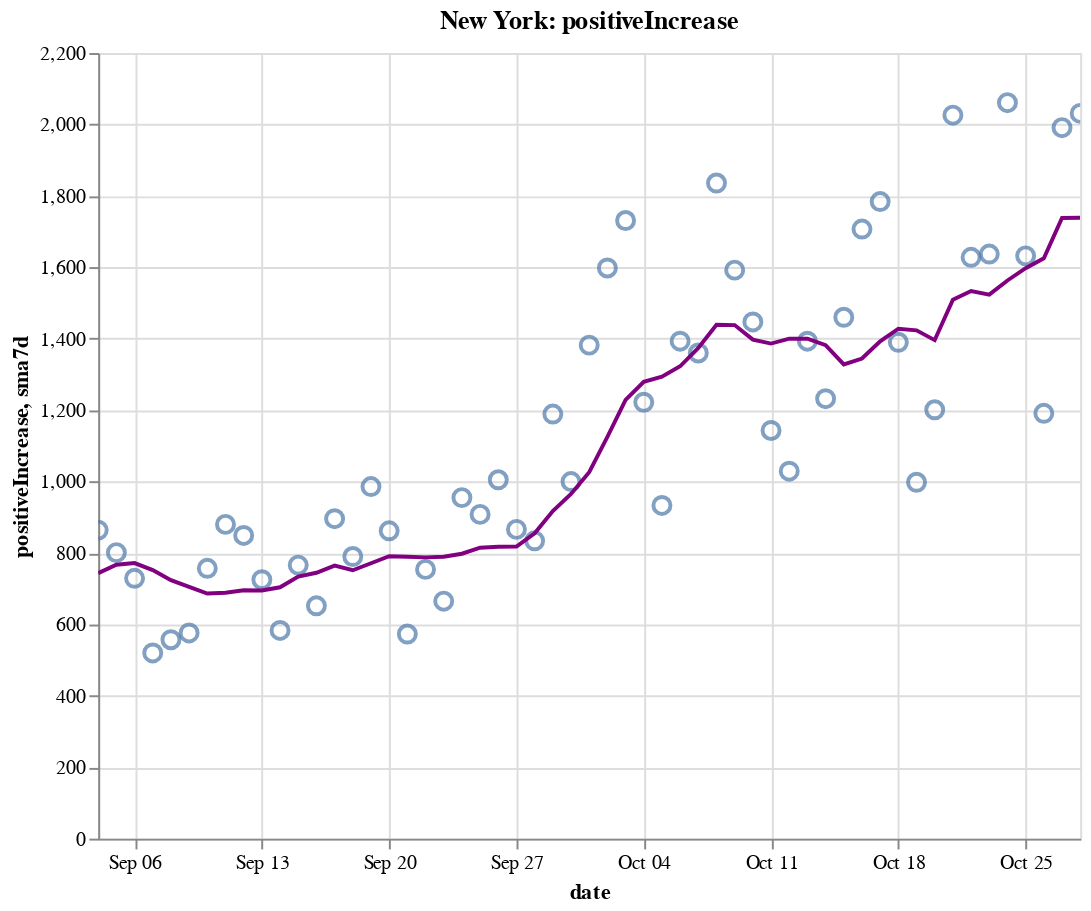

Notebook code for this chart:
### Code cell
create_plot(ny, 'positiveIncrease')

### Figure 1 — Vega-Lite specification as saved in the notebook (floating-point values rounded to 4 significant figures)
{"config": {"view": {"continuousWidth": 400, "continuousHeight": 300}}, "layer": [{"layer": [{"mark": {"type": "point", "size": 75}, "encoding": {"tooltip": [{"type": "temporal", "field": "date"}, {"type": "quantitative", "field": "positiveIncrease"}, {"type": "quantitative", "field": "sma7d"}], "x": {"type": "temporal", "field": "date"}, "y": {"type": "quantitative", "field": "positiveIncrease"}}, "selection": {"selector008": {"type": "interval", "bind": "scales", "encodings": ["x", "y"]}}}, {"mark": {"type": "line", "color": "purple"}, "encoding": {"x": {"type": "temporal", "field": "date"}, "y": {"type": "quantitative", "field": "sma7d"}}}]}, {"mark": {"type": "rule", "color": "#aaa"}, "encoding": {"x": {"type": "temporal", "field": "date"}}, "transform": [{"filter": {"selection": "selector007"}}]}, {"mark": "circle", "encoding": {"opacity": {"condition": {"value": 1, "selection": "selector007"}, "value": 0}, "tooltip": [{"type": "temporal", "field": "date"}, {"type": "quantitative", "field": "positiveIncrease"}, {"type": "quantitative", "field": "sma7d"}], "x": {"type": "temporal", "field": "date"}, "y": {"type": "quantitative", "field": "positiveIncrease"}}, "selection": {"selector007": {"type": "single", "encodings": ["x"], "on": "mouseover", "nearest": true, "empty": "none"}}}, {"mark": {"type": "text", "align": "left", "dx": 5, "dy": -5, "stroke": "white", "strokeWidth": 2}, "encoding": {"text": {"type": "quantitative", "field": "positiveIncrease"}, "tooltip": [{"type": "temporal", "field": "date"}, {"type": "quantitative", "field": "positiveIncrease"}, {"type": "quantitative", "field": "sma7d"}], "x": {"type": "temporal", "field": "date"}, "y": {"type": "quantitative", "field": "positiveIncrease"}}, "transform": [{"filter": {"selection": "selector007"}}]}, {"mark": {"type": "text", "align": "left", "dx": 5, "dy": -5}, "encoding": {"text": {"type": "quantitative", "field": "positiveIncrease"}, "tooltip": [{"type": "temporal", "field": "date"}, {"type": "quantitative", "field": "positiveIncrease"}, {"type": "quantitative", "field": "sma7d"}], "x": {"type": "temporal", "field": "date"}, "y": {"type": "quantitative", "field": "positiveIncrease"}}, "transform": [{"filter": {"selection": "selector007"}}]}], "data": {"name": "data-8ec32943792c57a6ae634c5e2a26dfc4"}, "height": 400, "title": "New York: positiveIncrease", "width": 500, "$schema": "https://vega.github.io/schema/vega-lite/v4.8.1.json", "datasets": {"data-8ec32943792c57a6ae634c5e2a26dfc4": [{"date": "2020-09-04T00:00:00", "totalTestResultsIncrease": 93400.0, "positiveIncrease": 864.0, "death": 25350.0, "deathIncrease": 5.0, "positiveRate": 0.009, "state": "New York", "sma7d": 743.4}, {"date": "2020-09-05T00:00:00", "totalTestResultsIncrease": 99760.0, "positiveIncrease": 801.0, "death": 25350.0, "deathIncrease": 2.0, "positiveRate": 0.008, "state": "New York", "sma7d": 767.1}, {"date": "2020-09-06T00:00:00", "totalTestResultsIncrease": 85630.0, "positiveIncrease": 729.0, "death": 25360.0, "deathIncrease": 9.0, "positiveRate": 0.009, "state": "New York", "sma7d": 771.6}, {"date": "2020-09-07T00:00:00", "totalTestResultsIncrease": 58860.0, "positiveIncrease": 520.0, "death": 25360.0, "deathIncrease": 2.0, "positiveRate": 0.009, "state": "New York", "sma7d": 752.1}, {"date": "2020-09-08T00:00:00", "totalTestResultsIncrease": 57830.0, "positiveIncrease": 557.0, "death": 25370.0, "deathIncrease": 6.0, "positiveRate": 0.01, "state": "New York", "sma7d": 724.0}, {"date": "2020-09-09T00:00:00", "totalTestResultsIncrease": 63230.0, "positiveIncrease": 576.0, "death": 25370.0, "deathIncrease": 3.0, "positiveRate": 0.009, "state": "New York", "sma7d": 705.1}, {"date": "2020-09-10T00:00:00", "totalTestResultsIncrease": 76810.0, "positiveIncrease": 757.0, "death": 25380.0, "deathIncrease": 7.0, "positiveRate": 0.01, "state": "New York", "sma7d": 686.3}, {"date": "2020-09-11T00:00:00", "totalTestResultsIncrease": 89720.0, "positiveIncrease": 880.0, "death": 25380.0, "deathIncrease": 5.0, "positiveRate": 0.01, "state": "New York", "sma7d": 688.6}, {"date": "2020-09-12T00:00:00", "totalTestResultsIncrease": 102900.0, "positiveIncrease": 849.0, "death": 25380.0, "deathIncrease": 2.0, "positiveRate": 0.008, "state": "New York", "sma7d": 695.4}, {"date": "2020-09-13T00:00:00", "totalTestResultsIncrease": 72670.0, "positiveIncrease": 725.0, "death": 25390.0, "deathIncrease": 6.0, "positiveRate": 0.01, "state": "New York", "sma7d": 694.9}, {"date": "2020-09-14T00:00:00", "totalTestResultsIncrease": 63360.0, "positiveIncrease": 583.0, "death": 25390.0, "deathIncrease": 4.0, "positiveRate": 0.009, "state": "New York", "sma7d": 703.9}, {"date": "2020-09-15T00:00:00", "totalTestResultsIncrease": 73680.0, "positiveIncrease": 766.0, "death": 25400.0, "deathIncrease": 11.0, "positiveRate": 0.01, "state": "New York", "sma7d": 733.7}, {"date": "2020-09-16T00:00:00", "totalTestResultsIncrease": 75090.0, "positiveIncrease": 652.0, "death": 25410.0, "deathIncrease": 5.0, "positiveRate": 0.009, "state": "New York", "sma7d": 744.6}, {"date": "2020-09-17T00:00:00", "totalTestResultsIncrease": 91500.0, "positiveIncrease": 896.0, "death": 25410.0, "deathIncrease": 3.0, "positiveRate": 0.01, "state": "New York", "sma7d": 764.4}, {"date": "2020-09-18T00:00:00", "totalTestResultsIncrease": 89730.0, "positiveIncrease": 790.0, "death": 25420.0, "deathIncrease": 10.0, "positiveRate": 0.009, "state": "New York", "sma7d": 751.6}, {"date": "2020-09-19T00:00:00", "totalTestResultsIncrease": 110400.0, "positiveIncrease": 986.0, "death": 25420.0, "deathIncrease": 2.0, "positiveRate": 0.009, "state": "New York", "sma7d": 771.1}, {"date": "2020-09-20T00:00:00", "totalTestResultsIncrease": 100400.0, "positiveIncrease": 862.0, "death": 25430.0, "deathIncrease": 2.0, "positiveRate": 0.009, "state": "New York", "sma7d": 790.7}, {"date": "2020-09-21T00:00:00", "totalTestResultsIncrease": 58320.0, "positiveIncrease": 573.0, "death": 25430.0, "deathIncrease": 1.0, "positiveRate": 0.01, "state": "New York", "sma7d": 789.3}, {"date": "2020-09-22T00:00:00", "totalTestResultsIncrease": 84000.0, "positiveIncrease": 754.0, "death": 25430.0, "deathIncrease": 4.0, "positiveRate": 0.009, "state": "New York", "sma7d": 787.6}, {"date": "2020-09-23T00:00:00", "totalTestResultsIncrease": 70930.0, "positiveIncrease": 665.0, "death": 25440.0, "deathIncrease": 5.0, "positiveRate": 0.009, "state": "New York", "sma7d": 789.4}, {"date": "2020-09-24T00:00:00", "totalTestResultsIncrease": 92950.0, "positiveIncrease": 955.0, "death": 25440.0, "deathIncrease": 2.0, "positiveRate": 0.01, "state": "New York", "sma7d": 797.9}, {"date": "2020-09-25T00:00:00", "totalTestResultsIncrease": 94820.0, "positiveIncrease": 908.0, "death": 25450.0, "deathIncrease": 7.0, "positiveRate": 0.01, "state": "New York", "sma7d": 814.7}, {"date": "2020-09-26T00:00:00", "totalTestResultsIncrease": 99950.0, "positiveIncrease": 1005.0, "death": 25450.0, "deathIncrease": 4.0, "positiveRate": 0.01, "state": "New York", "sma7d": 817.4}, {"date": "2020-09-27T00:00:00", "totalTestResultsIncrease": 84770.0, "positiveIncrease": 866.0, "death": 25460.0, "deathIncrease": 6.0, "positiveRate": 0.01, "state": "New York", "sma7d": 818.0}, {"date": "2020-09-28T00:00:00", "totalTestResultsIncrease": 52940.0, "positiveIncrease": 834.0, "death": 25470.0, "deathIncrease": 12.0, "positiveRate": 0.016, "state": "New York", "sma7d": 855.3}, {"date": "2020-09-29T00:00:00", "totalTestResultsIncrease": 88230.0, "positiveIncrease": 1189.0, "death": 25470.0, "deathIncrease": 2.0, "positiveRate": 0.013, "state": "New York", "sma7d": 917.4}, {"date": "2020-09-30T00:00:00", "totalTestResultsIncrease": 97960.0, "positiveIncrease": 1000.0, "death": 25480.0, "deathIncrease": 9.0, "positiveRate": 0.01, "state": "New York", "sma7d": 965.3}, {"date": "2020-10-01T00:00:00", "totalTestResultsIncrease": 109200.0, "positiveIncrease": 1382.0, "death": 25490.0, "deathIncrease": 11.0, "positiveRate": 0.013, "state": "New York", "sma7d": 1026.0}, {"date": "2020-10-02T00:00:00", "totalTestResultsIncrease": 119500.0, "positiveIncrease": 1598.0, "death": 25500.0, "deathIncrease": 7.0, "positiveRate": 0.013, "state": "New York", "sma7d": 1125.0}, {"date": "2020-10-03T00:00:00", "totalTestResultsIncrease": 134300.0, "positiveIncrease": 1731.0, "death": 25500.0, "deathIncrease": 8.0, "positiveRate": 0.013, "state": "New York", "sma7d": 1229.0}, {"date": "2020-10-04T00:00:00", "totalTestResultsIncrease": 110300.0, "positiveIncrease": 1222.0, "death": 25520.0, "deathIncrease": 14.0, "positiveRate": 0.011, "state": "New York", "sma7d": 1279.0}, {"date": "2020-10-05T00:00:00", "totalTestResultsIncrease": 76400.0, "positiveIncrease": 933.0, "death": 25530.0, "deathIncrease": 8.0, "positiveRate": 0.012, "state": "New York", "sma7d": 1294.0}, {"date": "2020-10-06T00:00:00", "totalTestResultsIncrease": 96360.0, "positiveIncrease": 1393.0, "death": 25540.0, "deathIncrease": 9.0, "positiveRate": 0.014, "state": "New York", "sma7d": 1323.0}, {"date": "2020-10-07T00:00:00", "totalTestResultsIncrease": 108200.0, "positiveIncrease": 1360.0, "death": 25540.0, "deathIncrease": 9.0, "positiveRate": 0.013, "state": "New York", "sma7d": 1374.0}, {"date": "2020-10-08T00:00:00", "totalTestResultsIncrease": 145800.0, "positiveIncrease": 1836.0, "death": 25560.0, "deathIncrease": 10.0, "positiveRate": 0.013, "state": "New York", "sma7d": 1439.0}, {"date": "2020-10-09T00:00:00", "totalTestResultsIncrease": 139300.0, "positiveIncrease": 1592.0, "death": 25560.0, "deathIncrease": 6.0, "positiveRate": 0.011, "state": "New York", "sma7d": 1438.0}, {"date": "2020-10-10T00:00:00", "totalTestResultsIncrease": 134600.0, "positiveIncrease": 1447.0, "death": 25570.0, "deathIncrease": 8.0, "positiveRate": 0.011, "state": "New York", "sma7d": 1398.0}, {"date": "2020-10-11T00:00:00", "totalTestResultsIncrease": 118300.0, "positiveIncrease": 1143.0, "death": 25570.0, "deathIncrease": 5.0, "positiveRate": 0.01, "state": "New York", "sma7d": 1386.0}, {"date": "2020-10-12T00:00:00", "totalTestResultsIncrease": 91790.0, "positiveIncrease": 1029.0, "death": 25590.0, "deathIncrease": 13.0, "positiveRate": 0.011, "state": "New York", "sma7d": 1400.0}, {"date": "2020-10-13T00:00:00", "totalTestResultsIncrease": 99070.0, "positiveIncrease": 1393.0, "death": 25600.0, "deathIncrease": 11.0, "positiveRate": 0.014, "state": "New York", "sma7d": 1400.0}, {"date": "2020-10-14T00:00:00", "totalTestResultsIncrease": 111700.0, "positiveIncrease": 1232.0, "death": 25600.0, "deathIncrease": 7.0, "positiveRate": 0.011, "state": "New York", "sma7d": 1382.0}, {"date": "2020-10-15T00:00:00", "totalTestResultsIncrease": 133200.0, "positiveIncrease": 1460.0, "death": 25620.0, "deathIncrease": 13.0, "positiveRate": 0.011, "state": "New York", "sma7d": 1328.0}, {"date": "2020-10-16T00:00:00", "totalTestResultsIncrease": 136000.0, "positiveIncrease": 1707.0, "death": 25630.0, "deathIncrease": 10.0, "positiveRate": 0.013, "state": "New York", "sma7d": 1344.0}, {"date": "2020-10-17T00:00:00", "totalTestResultsIncrease": 160000.0, "positiveIncrease": 1784.0, "death": 25640.0, "deathIncrease": 9.0, "positiveRate": 0.011, "state": "New York", "sma7d": 1393.0}, {"date": "2020-10-18T00:00:00", "totalTestResultsIncrease": 128800.0, "positiveIncrease": 1390.0, "death": 25640.0, "deathIncrease": 7.0, "positiveRate": 0.011, "state": "New York", "sma7d": 1428.0}, {"date": "2020-10-19T00:00:00", "totalTestResultsIncrease": 82010.0, "positiveIncrease": 998.0, "death": 25660.0, "deathIncrease": 15.0, "positiveRate": 0.012, "state": "New York", "sma7d": 1423.0}, {"date": "2020-10-20T00:00:00", "totalTestResultsIncrease": 90540.0, "positiveIncrease": 1201.0, "death": 25670.0, "deathIncrease": 13.0, "positiveRate": 0.013, "state": "New York", "sma7d": 1396.0}, {"date": "2020-10-21T00:00:00", "totalTestResultsIncrease": 124800.0, "positiveIncrease": 2026.0, "death": 25680.0, "deathIncrease": 7.0, "positiveRate": 0.016, "state": "New York", "sma7d": 1509.0}, {"date": "2020-10-22T00:00:00", "totalTestResultsIncrease": 135300.0, "positiveIncrease": 1628.0, "death": 25690.0, "deathIncrease": 15.0, "positiveRate": 0.012, "state": "New York", "sma7d": 1533.0}, {"date": "2020-10-23T00:00:00", "totalTestResultsIncrease": 141500.0, "positiveIncrease": 1637.0, "death": 25700.0, "deathIncrease": 11.0, "positiveRate": 0.012, "state": "New York", "sma7d": 1523.0}, {"date": "2020-10-24T00:00:00", "totalTestResultsIncrease": 156900.0, "positiveIncrease": 2061.0, "death": 25720.0, "deathIncrease": 13.0, "positiveRate": 0.013, "state": "New York", "sma7d": 1563.0}, {"date": "2020-10-25T00:00:00", "totalTestResultsIncrease": 120800.0, "positiveIncrease": 1632.0, "death": 25730.0, "deathIncrease": 12.0, "positiveRate": 0.014, "state": "New York", "sma7d": 1598.0}, {"date": "2020-10-26T00:00:00", "totalTestResultsIncrease": 82120.0, "positiveIncrease": 1191.0, "death": 25740.0, "deathIncrease": 12.0, "positiveRate": 0.015, "state": "New York", "sma7d": 1625.0}, {"date": "2020-10-27T00:00:00", "totalTestResultsIncrease": 111600.0, "positiveIncrease": 1991.0, "death": 25760.0, "deathIncrease": 16.0, "positiveRate": 0.018, "state": "New York", "sma7d": 1738.0}, {"date": "2020-10-28T00:00:00", "totalTestResultsIncrease": 129700.0, "positiveIncrease": 2031.0, "death": 25770.0, "deathIncrease": 15.0, "positiveRate": 0.016, "state": "New York", "sma7d": 1739.0}]}}
